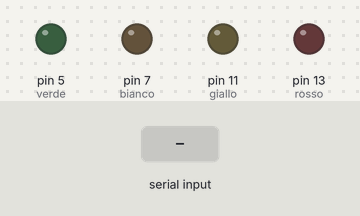
This sketch was run on a simulated Arduino Uno, built with avr-gcc and run on an emulated ATmega328P. Shown: output pins drawn as LEDs (lit = HIGH). The test bench sets the inputs (shaded band). What the sketch prints to the serial monitor is not drawn.

Above: at 0.9 s.
1.0 s: "90,45,200\n" received over Serial
3.5 s: "30,150,10\n" received over Serial
6.0 s: "90,45\n" received over Serial
8.5 s: "30,150\n" received over Serial
At 10.1 s:
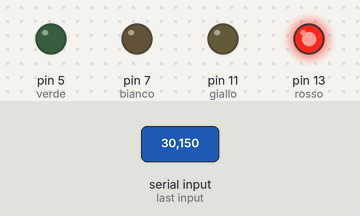
At 34.6 s:
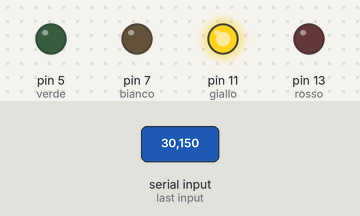
Timing chart, 0 to 35.4 s (numbered marks = the images above; inputs shaded):
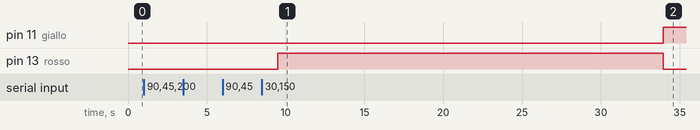

The sketch:

sketch_feb16a.ino
```cpp
// variabili che mi servono per il tempo in cui restano accesi i led
int temporosso;
int tempogiallo;
int tempobianco;
int tempoverde;

void setup() {
  // put your setup code here, to run once:

  // valori delle variabili
  temporosso = 0;
  tempogiallo = 0;
  tempobianco = 0;
  tempoverde = 0;

  pinMode(13, OUTPUT); //rosso
  pinMode(11, OUTPUT); //giallo
  pinMode(7, OUTPUT); //bianco
  pinMode(5, OUTPUT); //verde

  // i metodi per far funzionare il programma

  TempoRosso();
  TempoGiallo();
  TempoBianco();
  TempoVerde();

}


void loop() {
  // put your main code here, to run repeatedly:


  digitalWrite(13, HIGH);
  delay(temporosso * 1000);
  digitalWrite(13, LOW);
  digitalWrite(11, HIGH);
  delay(tempogiallo * 1000);
  digitalWrite(11, LOW);
  digitalWrite(7, HIGH);
  delay(tempobianco * 1000);
  digitalWrite(7, LOW);
  digitalWrite(5, HIGH);
  delay(tempoverde * 1000);
  digitalWrite(5, LOW);

}

// metodo per accendere il rosso
void TempoRosso() {

  Serial.begin(9600);

  Serial.print("Quanto resta acceso il rosso?");
  while(Serial.available() == 0) {};
  temporosso = Serial.readString().toInt();
}

// metodo per accendere il giallo
void TempoGiallo() {

  Serial.begin(9600);

  Serial.print("Quanto resta acceso il giallo?");
  while(Serial.available() == 0) {};
  tempogiallo = Serial.readString().toInt();
}

// metodo per accendere il bianco
void TempoBianco() {

  Serial.begin(9600);

  Serial.print("Quanto resta acceso il bianco?");
  while(Serial.available() == 0) {};
  tempobianco = Serial.readString().toInt();
}

// metodo per accendere il verde
void TempoVerde() {

  Serial.begin(9600);

  Serial.print("Quanto resta acceso il verde?");
  while(Serial.available() == 0) {};
  tempoverde = Serial.readString().toInt();
}
```

Measured:
- after the input at 1.0 s, every drawn part: stays the same
- after the input at 3.5 s, every drawn part: stays the same
- after the input at 6.0 s, every drawn part: stays the same
- after the input at 8.5 s, pin 11 (giallo): LOW → HIGH after 25.5 s; pin 13 (rosso): LOW → HIGH after 1.0 s, → LOW 24.5 s later
